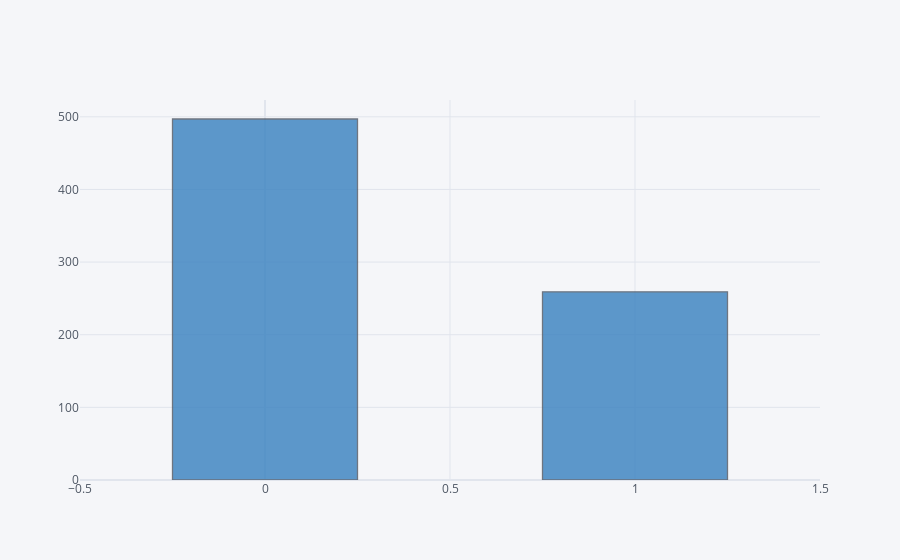

Source (notebook cell):
### Code cell
temp1['fieldwon'].iplot(kind='hist',color='blue',bargap=0.5)

### Figure 1 — Plotly figure (JSON) as saved in the notebook; plotly's stock layout.template omitted (floating-point values rounded to 4 significant figures; data arrays with more than 128 entries replaced by an {"elided": "..."} marker saying what was removed)
{"data": [{"histfunc": "count", "histnorm": "", "marker": {"color": "rgba(55, 128, 191, 1.0)", "line": {"color": "#4D5663", "width": 1.3}}, "name": "fieldwon", "opacity": 0.8, "orientation": "v", "type": "histogram", "x": {"elided": "756 int values"}}], "layout": {"bargap": 0.5, "barmode": "overlay", "legend": {"bgcolor": "#F5F6F9", "font": {"color": "#4D5663"}}, "paper_bgcolor": "#F5F6F9", "plot_bgcolor": "#F5F6F9", "title": {"font": {"color": "#4D5663"}}, "xaxis": {"gridcolor": "#E1E5ED", "showgrid": true, "tickfont": {"color": "#4D5663"}, "title": {"font": {"color": "#4D5663"}, "text": ""}, "zerolinecolor": "#E1E5ED"}, "yaxis": {"gridcolor": "#E1E5ED", "showgrid": true, "tickfont": {"color": "#4D5663"}, "title": {"font": {"color": "#4D5663"}, "text": ""}, "zerolinecolor": "#E1E5ED"}}}
